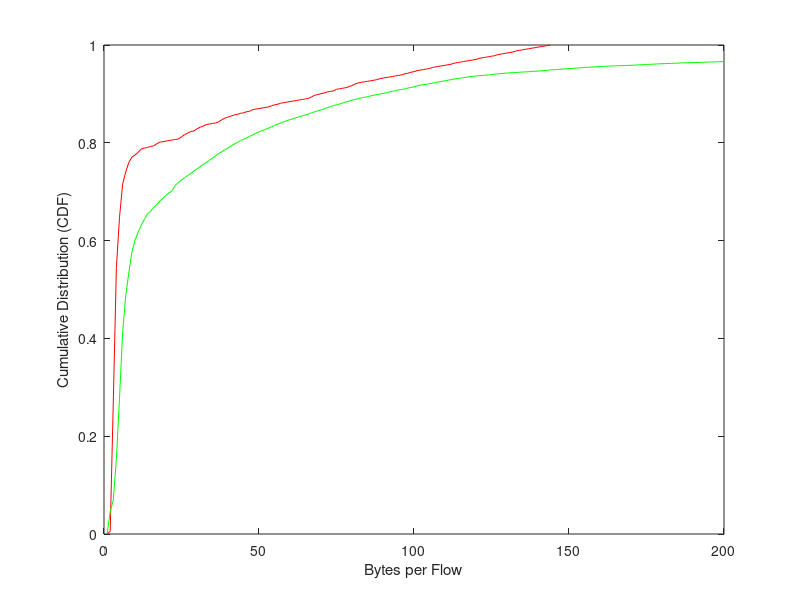

The MATLAB source for this figure:
figure
durationAttack = csvread('saidaBytesAttackDown.csv');
[f,x] = ecdf(durationAttack(:,2));
plot(f,'r')
hold on
durationNormal = csvread('saidaBytesNormalDown.csv');
[f,x] = ecdf(durationNormal(:,2));
plot(f,'g')
xlim([0 200])
ylim([0 1])
ylabel('Cumulative Distribution (CDF)');
xlabel('Bytes per Flow');